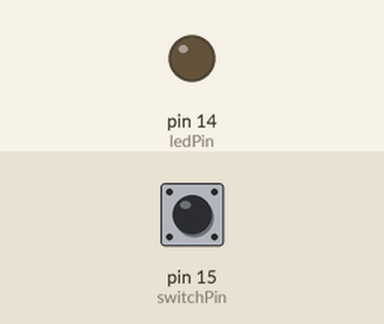
Simulated run of this sketch. Board: Arduino Uno, built with avr-gcc and run on an emulated ATmega328P. On the bench: output pins drawn as LEDs (lit = HIGH). The test bench sets the inputs (shaded band); at power-on: pin 15 (switchPin) LOW.

Above: at 1.2 s.
1.3 s: pin 15 (switchPin) pulled HIGH for 0.15 s
At 1.37 s:
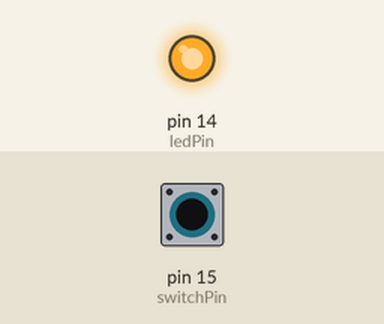
2.9 s: pin 15 (switchPin) pulled HIGH for 3.2 s
At 6.6 s:
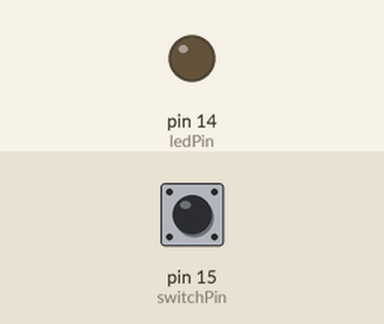
Timing chart, 0 to 8.1 s (numbered marks = the images above; inputs shaded):
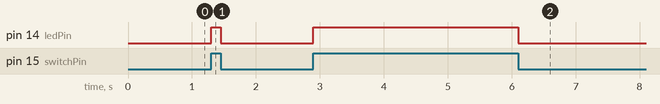

The sketch:

input_push_button_switch.ino
```cpp
const int switchPin = 15;
const int ledPin = 14;

int switchState = 0;

void setup() {
  Serial.begin(115200);
  pinMode(switchPin, INPUT);
  pinMode(ledPin, OUTPUT);
}

void loop() {
  switchState = digitalRead(switchPin);

  if (switchState == HIGH) {
    digitalWrite(ledPin, HIGH);
  } else {
    digitalWrite(ledPin, LOW);
  }
}
```

Measured:
- after the input at 1.3 s, pin 14 (ledPin): LOW → HIGH at once, → LOW 0.15 s later
- after the input at 2.9 s, pin 14 (ledPin): LOW → HIGH at once, → LOW 3.2 s later
